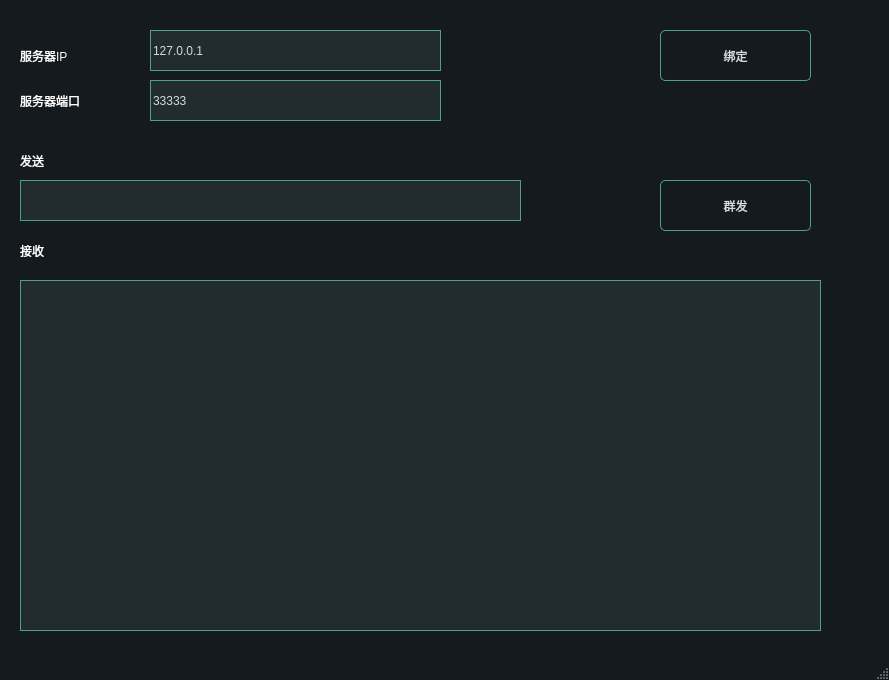
<?xml version="1.0" encoding="UTF-8"?>
<ui version="4.0">
 <class>MainWindow</class>
 <widget class="QMainWindow" name="MainWindow">
  <property name="geometry">
   <rect>
    <x>0</x>
    <y>0</y>
    <width>889</width>
    <height>680</height>
   </rect>
  </property>
  <property name="windowTitle">
   <string>MainWindow</string>
  </property>
  <property name="styleSheet">
   <string notr="true">/*
qss美化 - 黄强老师
*/
QWidget
{  
	font:  16pt &quot;Microsoft YaHei&quot;;
     color:  #ffffff;
}

QLabel {
	
}

QGroupBox {
    border-width: 1px;
	border-style: solid;
	border-color: #4fa08b;   

}

QGroupBox::title {
 
    subcontrol-origin: margin;
    left:20px;
    padding: -10px 5px 0px 5px;
}

QMainWindow {
	background-color:#151a1e;
}
QCalendar {
	background-color: #151a1e;
}
QTextEdit {
	border-width: 1px;
	border-style: solid;
	border-color: #4fa08b;
	background-color: #222b2e;
	color: #d3dae3;
}
QPlainTextEdit {
    font:  10pt &quot;Microsoft YaHei&quot;;
	border-width: 1px;
	border-style: solid;
	border-color: #4fa08b;
	background-color: #222b2e;
	color: #d3dae3;
}
QToolButton {
	border-style: solid;
	border-top-color: qlineargradient(spread:pad, x1:0.5, y1:1, x2:0.5, y2:0, stop:0 rgb(215, 215, 215), stop:1 rgb(222, 222, 222));
	border-right-color: qlineargradient(spread:pad, x1:0, y1:0.5, x2:1, y2:0.5, stop:0 rgb(217, 217, 217), stop:1 rgb(227, 227, 227));
	border-left-color: qlineargradient(spread:pad, x1:0, y1:0.5, x2:1, y2:0.5, stop:0 rgb(227, 227, 227), stop:1 rgb(217, 217, 217));
	border-bottom-color: qlineargradient(spread:pad, x1:0.5, y1:1, x2:0.5, y2:0, stop:0 rgb(215, 215, 215), stop:1 rgb(222, 222, 222));
	border-width: 1px;
	border-radius: 5px;
	color: #d3dae3;
	padding: 2px;
	background-color: rgb(255,255,255);
}
QToolButton:hover{
	border-style: solid;
	border-top-color: qlineargradient(spread:pad, x1:0.5, y1:1, x2:0.5, y2:0, stop:0 rgb(195, 195, 195), stop:1 rgb(222, 222, 222));
	border-right-color: qlineargradient(spread:pad, x1:0, y1:0.5, x2:1, y2:0.5, stop:0 rgb(197, 197, 197), stop:1 rgb(227, 227, 227));
	border-left-color: qlineargradient(spread:pad, x1:0, y1:0.5, x2:1, y2:0.5, stop:0 rgb(227, 227, 227), stop:1 rgb(197, 197, 197));
	border-bottom-color: qlineargradient(spread:pad, x1:0.5, y1:1, x2:0.5, y2:0, stop:0 rgb(195, 195, 195), stop:1 rgb(222, 222, 222));
	border-width: 1px;
	border-radius: 5px;
	color: rgb(0,0,0);
	padding: 2px;
	background-color: rgb(255,255,255);
}
QToolButton:pressed{
	border-style: solid;
	border-top-color: qlineargradient(spread:pad, x1:0.5, y1:1, x2:0.5, y2:0, stop:0 rgb(215, 215, 215), stop:1 rgb(222, 222, 222));
	border-right-color: qlineargradient(spread:pad, x1:0, y1:0.5, x2:1, y2:0.5, stop:0 rgb(217, 217, 217), stop:1 rgb(227, 227, 227));
	border-left-color: qlineargradient(spread:pad, x1:0, y1:0.5, x2:1, y2:0.5, stop:0 rgb(227, 227, 227), stop:1 rgb(217, 217, 217));
	border-bottom-color: qlineargradient(spread:pad, x1:0.5, y1:1, x2:0.5, y2:0, stop:0 rgb(215, 215, 215), stop:1 rgb(222, 222, 222));
	border-width: 1px;
	border-radius: 5px;
	color: rgb(0,0,0);
	padding: 2px;
	background-color: rgb(142,142,142);
}
QPushButton{

    border-width: 1px;
	border-style: solid;
	border-color: #4fa08b; 
 
	border-radius: 5px;
	color: #d3dae3;
	padding: 2px;
	background-color: #151a1e;
}
QPushButton::default{
	border-style: solid;
	border-color: #4fa08b;
	border-width: 1px;
	border-radius: 5px;
	color: #FFFFFF;
	padding: 2px;
	background-color: #151a1e;;
}
QPushButton:hover{
	border-style: solid;
	border-color: #050a0e;
	border-width: 1px;
	border-radius: 5px;
	color: #d3dae3;
	padding: 2px;
	background-color: #1c1f1f;
}
QPushButton:pressed{
	border-style: solid;
	border-color: #050a0e;
	border-width: 1px;
	border-radius: 5px;
	color: #d3dae3;
	padding: 2px;
	background-color: #2c2f2f;
}
QPushButton:disabled{
	border-style: solid;
	border-top-color: qlineargradient(spread:pad, x1:0.5, y1:1, x2:0.5, y2:0, stop:0 rgb(215, 215, 215), stop:1 rgb(222, 222, 222));
	border-right-color: qlineargradient(spread:pad, x1:0, y1:0.5, x2:1, y2:0.5, stop:0 rgb(217, 217, 217), stop:1 rgb(227, 227, 227));
	border-left-color: qlineargradient(spread:pad, x1:0, y1:0.5, x2:1, y2:0.5, stop:0 rgb(227, 227, 227), stop:1 rgb(217, 217, 217));
	border-bottom-color: qlineargradient(spread:pad, x1:0.5, y1:1, x2:0.5, y2:0, stop:0 rgb(215, 215, 215), stop:1 rgb(222, 222, 222));
	border-width: 1px;
	border-radius: 5px;
	color: #808086;
	padding: 2px;
	background-color: rgb(142,142,142);
}
QLineEdit {
	border-width: 1px;
	border-style: solid;
	border-color: #4fa08b;
	background-color: #222b2e;
	color: #d3dae3;
}



QLCDNumber {
	color: #4d9b87;
}
QProgressBar {
	text-align: center;
	color: #d3dae3;
	border-radius: 10px;
	border-color: transparent;
	border-style: solid;
	background-color: #52595d;
}
QProgressBar::chunk {
	background-color: #214037	;
	border-radius: 10px;
}
QMenuBar {
	background-color: #151a1e;
}
QMenuBar::item {
	color: #d3dae3;
  	spacing: 3px;
  	padding: 1px 4px;
	background-color: #151a1e;
}

QMenuBar::item:selected {
  	background-color: #252a2e;
	color: #FFFFFF;
}
QMenu {
	background-color: #151a1e;
}
QMenu::item:selected {
	background-color: #252a2e;
	color: #FFFFFF;
}
QMenu::item {
	color: #d3dae3;
	background-color: #151a1e;
}
QTabWidget {
	color:rgb(0,0,0);
	background-color:#000000;
}
QTabWidget::pane {
		border-color: #050a0e;
		background-color: #1e282c;
		border-style: solid;
		border-width: 1px;
    	border-bottom-left-radius: 4px;
		border-bottom-right-radius: 4px;
}
QTabBar::tab:first {
	border-style: solid;
	border-left-width:1px;
	border-right-width:0px;
	border-top-width:1px;
	border-bottom-width:0px;
	border-top-color: #050a0e;
	border-left-color: #050a0e;
	border-bottom-color: #050a0e;
	border-top-left-radius: 4px;
	color: #d3dae3;
	padding: 3px;
	margin-left:0px;
	background-color: #151a1e;
}
QTabBar::tab:last {
	border-style: solid;
	border-top-width:1px;
	border-left-width:1px;
	border-right-width:1px;
	border-bottom-width:0px;
	border-color: #050a0e;
	border-top-right-radius: 4px;
	color: #d3dae3;
	padding: 3px;
	margin-left:0px;
	background-color: #151a1e;
}
QTabBar::tab {
	border-style: solid;
	border-top-width:1px;
	border-bottom-width:0px;
	border-left-width:1px;
	border-top-color: #050a0e;
	border-left-color: #050a0e;
	border-bottom-color: #050a0e;
	color: #d3dae3;
	padding: 3px;
	margin-left:0px;
	background-color: #151a1e;
}
QTabBar::tab:selected, QTabBar::tab:last:selected, QTabBar::tab:hover {
  	border-style: solid;
  	border-left-width:1px;
	border-bottom-width:0px;
	border-right-color: transparent;
	border-top-color: #050a0e;
	border-left-color: #050a0e;
	border-bottom-color: #050a0e;
	color: #FFFFFF;
	padding: 3px;
	margin-left:0px;
	background-color: #1e282c;
}

QTabBar::tab:selected, QTabBar::tab:first:selected, QTabBar::tab:hover {
  	border-style: solid;
  	border-left-width:1px;
  	border-bottom-width:0px;
  	border-top-width:1px;
	border-right-color: transparent;
	border-top-color: #050a0e;
	border-left-color: #050a0e;
	border-bottom-color: #050a0e;
	color: #FFFFFF;
	padding: 3px;
	margin-left:0px;
	background-color: #1e282c;
}

QCheckBox { 
	padding: 2px;
}
QCheckBox:disabled {
	color: #808086;
	padding: 2px;
}

QCheckBox:hover {
	border-radius:4px;
	border-style:solid;
	padding-left: 1px;
	padding-right: 1px;
	padding-bottom: 1px;
	padding-top: 1px;
	border-width:1px;
	border-color: transparent;
}
QCheckBox::indicator:checked {

	height: 10px;
	width: 10px;
	border-style:solid;
	border-width: 1px;
	border-color: #4fa08b; 
	background-color:  #4fa08b;
}
QCheckBox::indicator:unchecked {

	height: 10px;
	width: 10px;
	border-style:solid;
	border-width: 1px;
	border-color: #4fa08b;
	background-color:  #FFFFFF;
}
QRadioButton {
	color: #d3dae3;
	padding: 1px;
}
QRadioButton::indicator:checked {
	height: 10px;
	width: 10px;
	border-style:solid;
	border-radius:5px;
	border-width: 1px;
	border-color: #4fa08b;
	color: #a9b7c6;
	background-color: qradialgradient(cx:0.5, cy:0.5, radius:0.4,fx:0.5, fy:0.5, stop:0 #4fa08b, stop:1 #1e282c);
}
QRadioButton::indicator:!checked {
	height: 10px;
	width: 10px;
	border-style:solid;
	border-radius:5px;
	border-width: 1px;
	border-color: #4fa08b;
	color: #a9b7c6;
	background-color: transparent;
}
QStatusBar {
	color:#027f7f;
}
QSpinBox {
	color: #d3dae3;
	background-color: #222b2e;
	border-width: 1px;
	border-style: solid;
	border-color: #4fa08b;
}
QDoubleSpinBox {
	color: #d3dae3;
	background-color: #222b2e;
	border-width: 1px;
	border-style: solid;
	border-color: #4fa08b;
}
QTimeEdit {
	color: #d3dae3;
	background-color: #222b2e;
	border-width: 1px;
	border-style: solid;
	border-color: #4fa08b;
}
QDateTimeEdit {
	color: #d3dae3;
	background-color: #222b2e;
	border-width: 1px;
	border-style: solid;
	border-color: #4fa08b;
}
QDateEdit {
	color: #d3dae3;
	background-color: #222b2e;
	border-width: 1px;
	border-style: solid;
	border-color: #4fa08b;
}
QFontComboBox {
	color: #d3dae3;
	background-color: #222b2e;
	border-width: 1px;
	border-style: solid;
	border-color: #4fa08b;
}
QComboBox {
	color: #d3dae3;
	background-color: #222b2e;
	border-width: 1px;
	border-style: solid;
	border-color: #4fa08b;
}
/* 下拉后，整个下拉窗体样式 */
QComboBox QAbstractItemView {
    outline: 0px solid gray;   /* 选定项的虚框 */
    border: 1px solid  #4fa08b;   /* 整个下拉窗体的边框 */ 
    background-color: #222b2e; /* 整个下拉窗体的背景色 */
    selection-background-color: #4fa08b;   /* 整个下拉窗体被选中项的背景色 */
}
QComboBox:disabled
{ 
background-color: gray; /* 整个下拉窗体的背景色 */
}

QDial {
	background: #16a085;
}

QToolBox {
	color: #a9b7c6;
	background-color: #222b2e;
}
QToolBox::tab {
	color: #a9b7c6;
	background-color:#222b2e;
}
QToolBox::tab:selected {
	color: #FFFFFF;
	background-color:#222b2e;
}
QScrollArea {
	color: #FFFFFF;
	background-color:#222b2e;
}
QSlider::groove:horizontal {
	height: 5px;
	background-color: #52595d;
}
QSlider::groove:vertical {
	width: 5px;
	background-color: #52595d;
}
QSlider::handle:horizontal {
	background: #1a2224;
	border-style: solid;
	border-width: 1px;
	border-color: rgb(207,207,207);
	width: 12px;
	margin: -5px 0;
	border-radius: 7px;
}
QSlider::handle:vertical {
	background: #1a2224;
	border-style: solid;
	border-width: 1px;
	border-color: rgb(207,207,207);
	height: 12px;
	margin: 0 -5px;
	border-radius: 7px;
}
QSlider::add-page:horizontal {
    background: #52595d;
}
QSlider::add-page:vertical {
    background: #52595d;
}
QSlider::sub-page:horizontal {
    background-color: #15433a;
}
QSlider::sub-page:vertical {
    background-color: #15433a;
}
QScrollBar:horizontal {
	max-height: 10px;
	border: 1px transparent grey;
	margin: 0px 20px 0px 20px;
	background: transparent;
}
QScrollBar:vertical {
	max-width: 10px;
	border: 1px transparent grey;
	margin: 20px 0px 20px 0px;
	background: transparent;
}
QScrollBar::handle:horizontal {
	background: #52595d;
	border-style: transparent;
	border-radius: 4px;
	min-width: 25px;
}
QScrollBar::handle:horizontal:hover {
	background: #58a492;
	border-style: transparent;
	border-radius: 4px;
	min-width: 25px;
}
QScrollBar::handle:vertical {
	background: #52595d;
	border-style: transparent;
	border-radius: 4px;
	min-height: 25px;
}
QScrollBar::handle:vertical:hover {
	background: #58a492;
	border-style: transparent;
	border-radius: 4px;
	min-height: 25px;
}
QScrollBar::add-line:horizontal {
   border: 2px transparent grey;
   border-top-right-radius: 4px;
   border-bottom-right-radius: 4px;
   background: #15433a;
   width: 20px;
   subcontrol-position: right;
   subcontrol-origin: margin;
}
QScrollBar::add-line:horizontal:pressed {
   border: 2px transparent grey;
   border-top-right-radius: 4px;
   border-bottom-right-radius: 4px;
   background: rgb(181,181,181);
   width: 20px;
   subcontrol-position: right;
   subcontrol-origin: margin;
}
QScrollBar::add-line:vertical {
   border: 2px transparent grey;
   border-bottom-left-radius: 4px;
   border-bottom-right-radius: 4px;
   background: #15433a;
   height: 20px;
   subcontrol-position: bottom;
   subcontrol-origin: margin;
}
QScrollBar::add-line:vertical:pressed {
   border: 2px transparent grey;
   border-bottom-left-radius: 4px;
   border-bottom-right-radius: 4px;
   background: rgb(181,181,181);
   height: 20px;
   subcontrol-position: bottom;
   subcontrol-origin: margin;
}
QScrollBar::sub-line:horizontal {
   border: 2px transparent grey;
   border-top-left-radius: 4px;
   border-bottom-left-radius: 4px;
   background: #15433a;
   width: 20px;
   subcontrol-position: left;
   subcontrol-origin: margin;
}
QScrollBar::sub-line:horizontal:pressed {
   border: 2px transparent grey;
   border-top-left-radius: 4px;
   border-bottom-left-radius: 4px;
   background: rgb(181,181,181);
   width: 20px;
   subcontrol-position: left;
   subcontrol-origin: margin;
}
QScrollBar::sub-line:vertical {
   border: 2px transparent grey;
   border-top-left-radius: 4px;
   border-top-right-radius: 4px;
   background: #15433a;
   height: 20px;
   subcontrol-position: top;
   subcontrol-origin: margin;
}
QScrollBar::sub-line:vertical:pressed {
   border: 2px transparent grey;
   border-top-left-radius: 4px;
   border-top-right-radius: 4px;
   background: rgb(181,181,181);
   height: 20px;
   subcontrol-position: top;
   subcontrol-origin: margin;
}

QScrollBar::add-page:horizontal, QScrollBar::sub-page:horizontal {
   background: none;
}
QScrollBar::add-page:vertical, QScrollBar::sub-page:vertical {
   background: none;
}</string>
  </property>
  <widget class="QWidget" name="centralwidget">
   <widget class="QLabel" name="label">
    <property name="geometry">
     <rect>
      <x>20</x>
      <y>40</y>
      <width>121</width>
      <height>31</height>
     </rect>
    </property>
    <property name="text">
     <string>服务器IP</string>
    </property>
   </widget>
   <widget class="QLabel" name="label_2">
    <property name="geometry">
     <rect>
      <x>20</x>
      <y>80</y>
      <width>111</width>
      <height>41</height>
     </rect>
    </property>
    <property name="text">
     <string>服务器端口</string>
    </property>
   </widget>
   <widget class="QLineEdit" name="lineEditIP">
    <property name="geometry">
     <rect>
      <x>150</x>
      <y>30</y>
      <width>291</width>
      <height>41</height>
     </rect>
    </property>
    <property name="text">
     <string>127.0.0.1</string>
    </property>
   </widget>
   <widget class="QLineEdit" name="lineEditPort">
    <property name="geometry">
     <rect>
      <x>150</x>
      <y>80</y>
      <width>291</width>
      <height>41</height>
     </rect>
    </property>
    <property name="text">
     <string>33333</string>
    </property>
   </widget>
   <widget class="QPushButton" name="pushButtonSend">
    <property name="geometry">
     <rect>
      <x>660</x>
      <y>180</y>
      <width>151</width>
      <height>51</height>
     </rect>
    </property>
    <property name="text">
     <string>群发</string>
    </property>
   </widget>
   <widget class="QLineEdit" name="lineEditSend">
    <property name="geometry">
     <rect>
      <x>20</x>
      <y>180</y>
      <width>501</width>
      <height>41</height>
     </rect>
    </property>
   </widget>
   <widget class="QLabel" name="label_3">
    <property name="geometry">
     <rect>
      <x>20</x>
      <y>140</y>
      <width>111</width>
      <height>41</height>
     </rect>
    </property>
    <property name="text">
     <string>发送</string>
    </property>
   </widget>
   <widget class="QPlainTextEdit" name="plainTextEditRecv">
    <property name="geometry">
     <rect>
      <x>20</x>
      <y>280</y>
      <width>801</width>
      <height>351</height>
     </rect>
    </property>
   </widget>
   <widget class="QLabel" name="label_4">
    <property name="geometry">
     <rect>
      <x>20</x>
      <y>230</y>
      <width>111</width>
      <height>41</height>
     </rect>
    </property>
    <property name="text">
     <string>接收</string>
    </property>
   </widget>
   <widget class="QPushButton" name="pushButtonBind">
    <property name="geometry">
     <rect>
      <x>660</x>
      <y>30</y>
      <width>151</width>
      <height>51</height>
     </rect>
    </property>
    <property name="text">
     <string>绑定</string>
    </property>
   </widget>
  </widget>
  <widget class="QMenuBar" name="menubar">
   <property name="geometry">
    <rect>
     <x>0</x>
     <y>0</y>
     <width>889</width>
     <height>38</height>
    </rect>
   </property>
  </widget>
  <widget class="QStatusBar" name="statusbar"/>
 </widget>
 <resources/>
 <connections/>
</ui>
